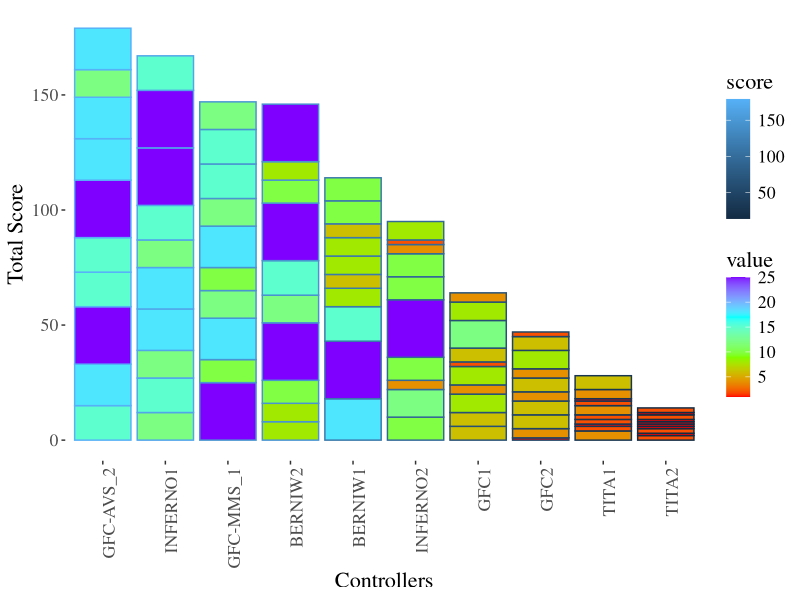

Reproduce this figure in R.
library(ggplot2)
library(reshape)
library(ggthemes)

data <- read.csv("championship points.csv",sep=';')

data$score <- rowSums(data[,2:11])

data.factored <- melt(data,id=c('Drivers','score'))
ggplot(data.factored, aes(color=score,x=reorder(Drivers, - score),y=value,position="stack",fill=value))+geom_bar(stat="Identity")+theme_tufte()+ theme(text = element_text(size=16),axis.text.x = element_text(angle = 90, hjust = 1))  + scale_fill_gradientn(colours=rainbow(4)) + ylab("Total Score") + xlab("Controllers")
